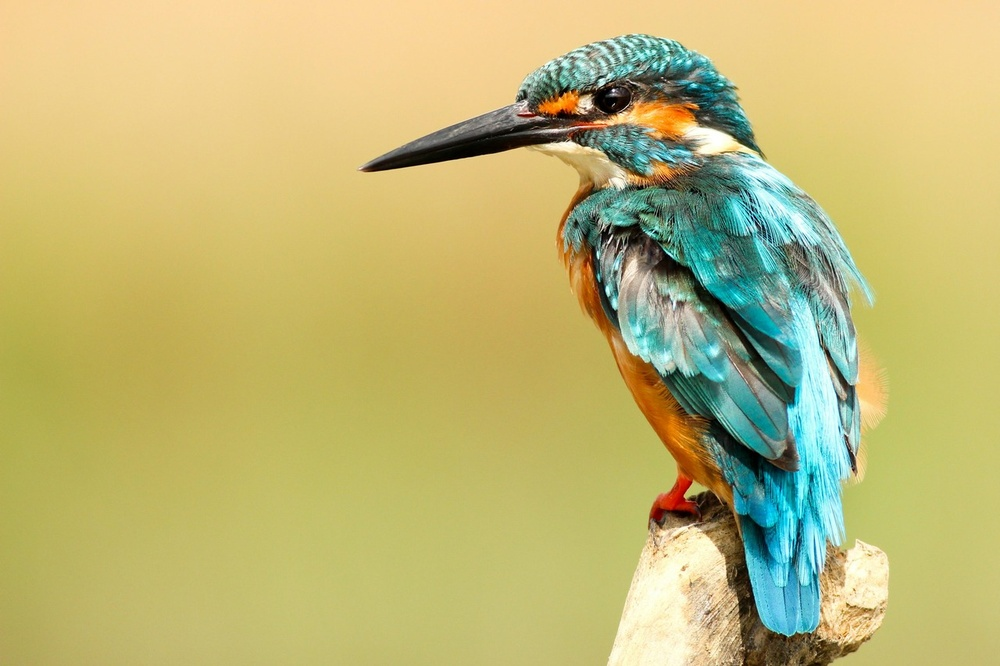
#> input picture data/bird.jpg, 1000 x 666 px, shrunk from 1280 x 853 before the run, found by its file name
$ python global_threshold.py
#> lines starting #> are read from the running program, lines starting #| are printed output that depends on the picture; after the words box and inside, x2 and y2 are one past the last pixel; in counts of white or black regions, pixels touching at a corner belong together
#Global / simple threshold
import os, cv2
img = cv2.imread(os.path.join('.','data','bird.jpg'))
#> img is the input picture: shape (666, 1000, 3); mean B, G, R 116.9, 183.1, 191.1
img_gray = cv2.cvtColor(img, cv2.COLOR_BGR2GRAY)
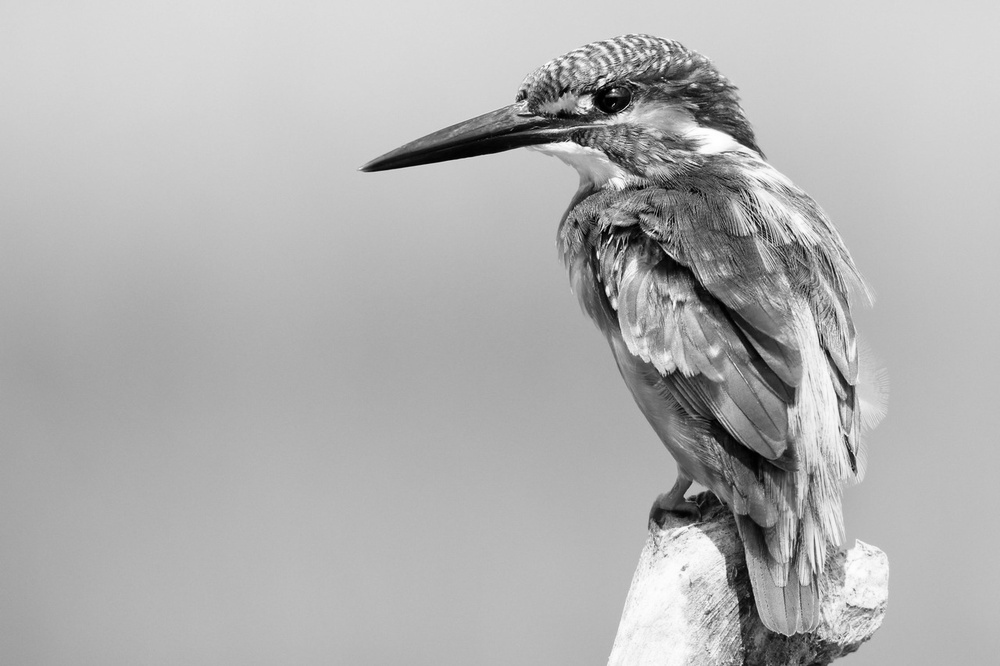
#> img_gray: shape (666, 1000); min 0, max 255, mean 178
ret, thresh = cv2.threshold(img_gray, 100, 255, cv2.THRESH_BINARY) # here 100 is the threshold exceeding this takes the value to 255
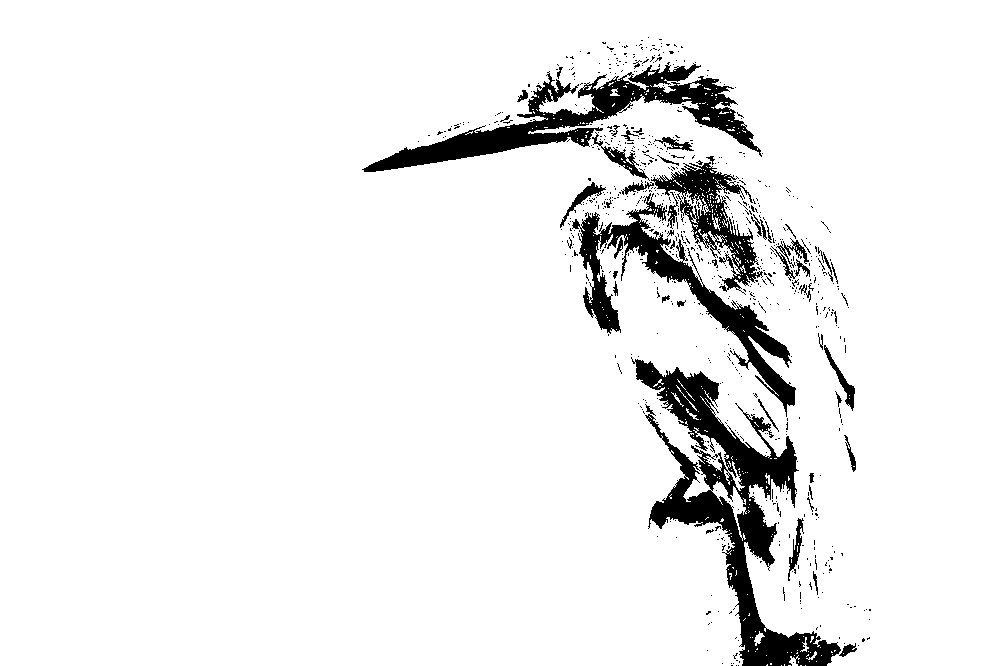
#> thresh: shape (666, 1000); 93.2% white; 748 black regions (699 under 20 px), largest, box (x1, y1, x2, y2) and area: (631, 357, 841, 666) 16239, (362, 62, 762, 172) 10507, (572, 193, 796, 417) 8286

# thresh = cv2.blur(thresh, (10,10))
# ret, thresh = cv2.threshold(thresh, 100, 255, cv2.THRESH_BINARY)

cv2.imshow('img', img)
cv2.imshow('thresh', thresh)
cv2.waitKey(0)

$ run again, with data/noise.jpg copied over data/bird.jpg
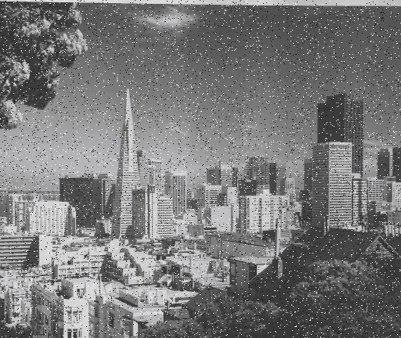
#> input picture data/noise.jpg, 401 x 338 px, found by its file name
#> img is the input picture: shape (338, 401, 3); mean B, G, R 120.8, 120.6, 120.6
#> `ret, thresh = cv2.threshold(img_gray, 100, 255, cv2.THRESH_BINARY)`:
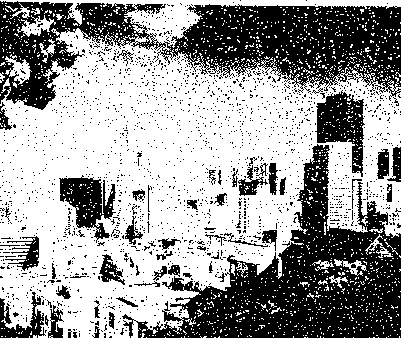
#> thresh: shape (338, 401); 60.4% white; 1931 black regions (1875 under 20 px), largest, box (x1, y1, x2, y2) and area: (0, 1, 401, 110) 20484, (122, 144, 401, 338) 19827, (315, 90, 365, 177) 2186

$ run again, with data/letter.png saved as data/bird.jpg
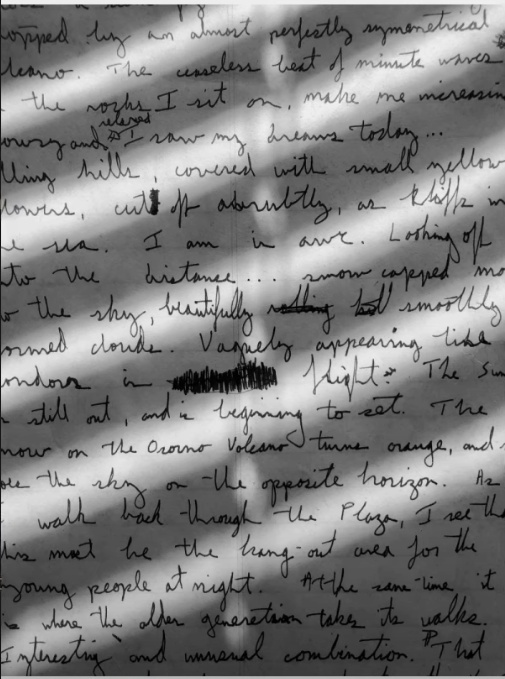
#> input picture data/letter.png, 505 x 679 px, found by its file name
#> img is the input picture: shape (679, 505, 3); mean B, G, R 126.7, 126.7, 126.7
#> `ret, thresh = cv2.threshold(img_gray, 100, 255, cv2.THRESH_BINARY)`:
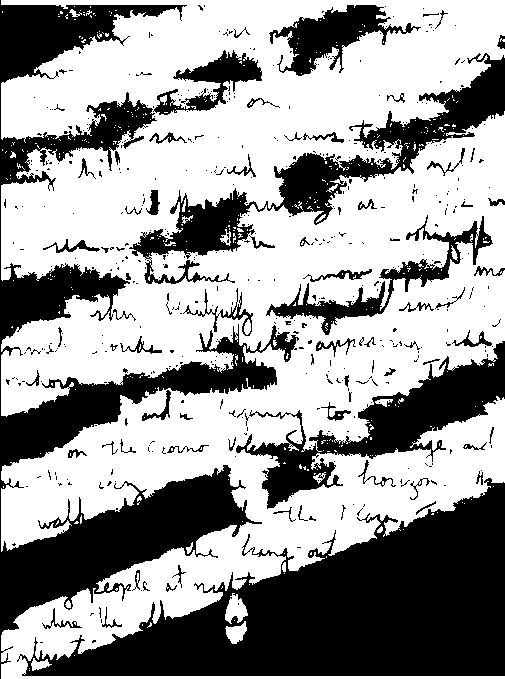
#> thresh: shape (679, 505); 61% white; 500 black regions (426 under 20 px), largest, box (x1, y1, x2, y2) and area: (17, 478, 505, 676) 46674, (0, 0, 299, 679) 44085, (129, 53, 505, 284) 13834
